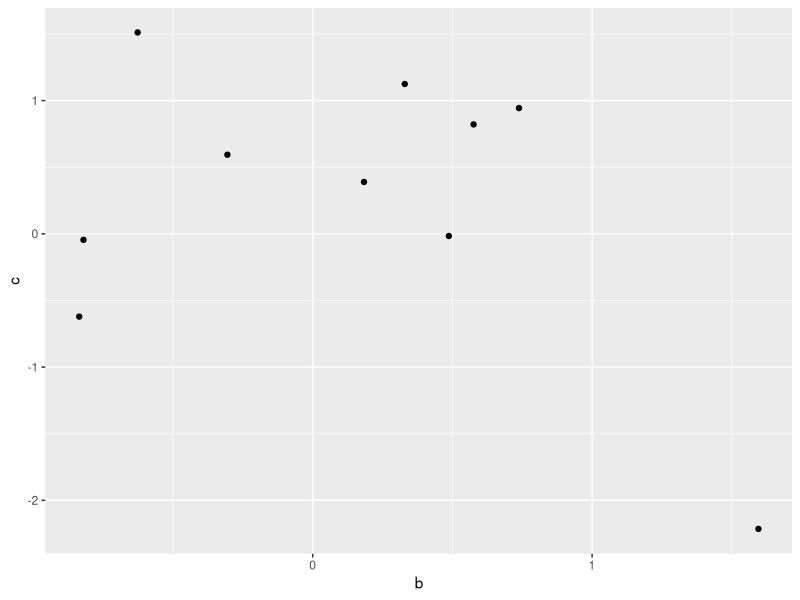

Generate this figure with R:
## ---- chunk 1
library(tidyverse)
## ---- chunk 2
set.seed(1)
df = tibble(a = 1:10,
            b = rnorm(10),
            c = rnorm(10))

df %>% 
  ggplot(aes(b, c)) +
  geom_point()
